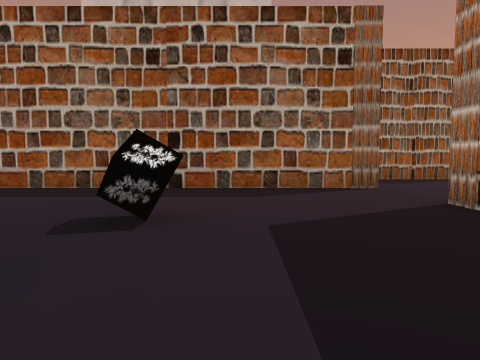
View 1 (above)

18 first-person views from a walk through a scene from a Unity 3-D project. The camera is 1.2 m above the floor, tilts 4° down and sees 70° across. The floor is counted in squares, 2 m on a side. Each view is taken from the middle of a square. On the plan, view 1 faces up. The plan holds only what a view shows up to about 10 squares ahead; the rest is blank. The place goes on beyond the plan. The player is left out. Some surface patterns are stand-ins.

View 2
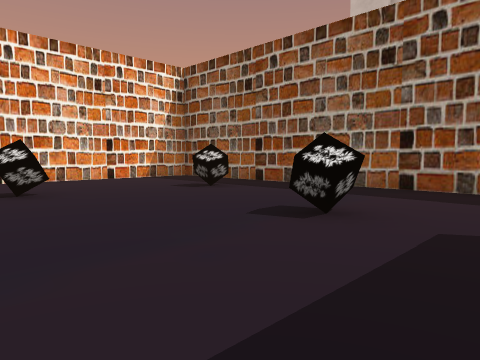

View 3
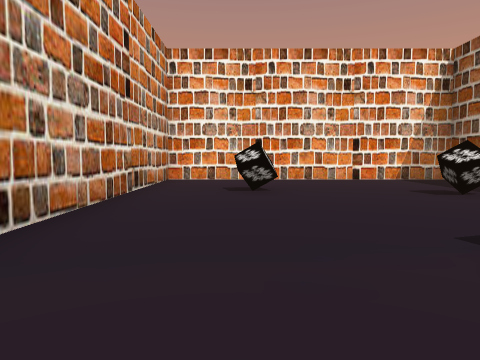

View 4
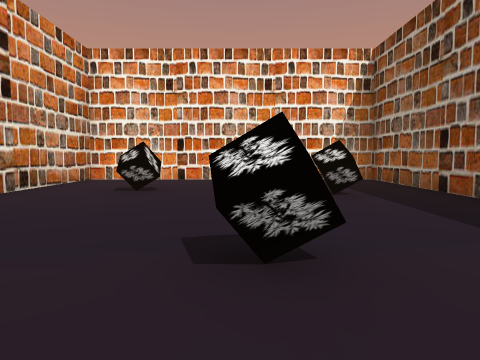

View 5
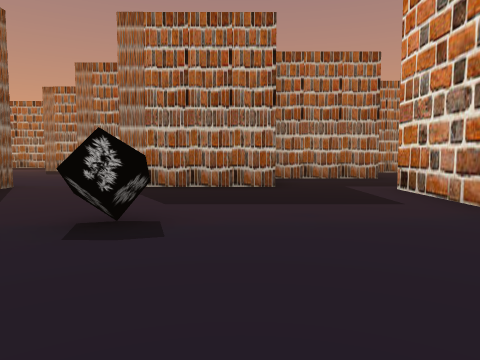

View 6
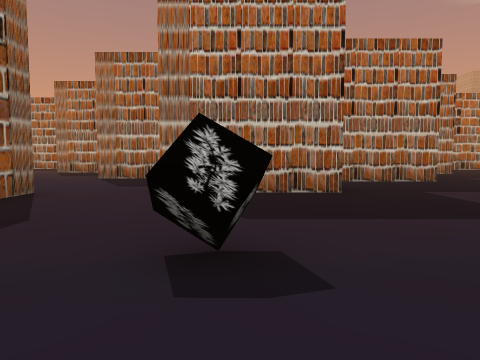

View 7
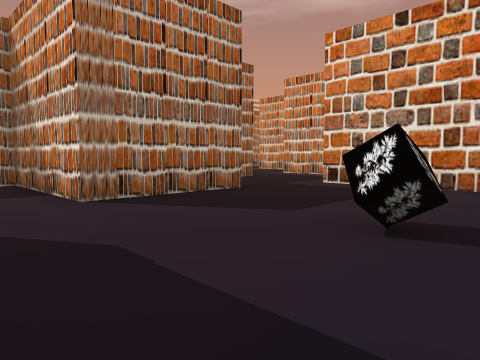

View 8
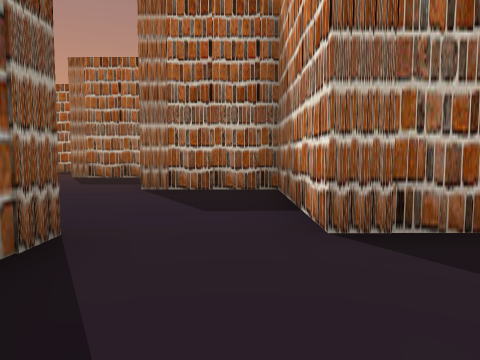

View 9
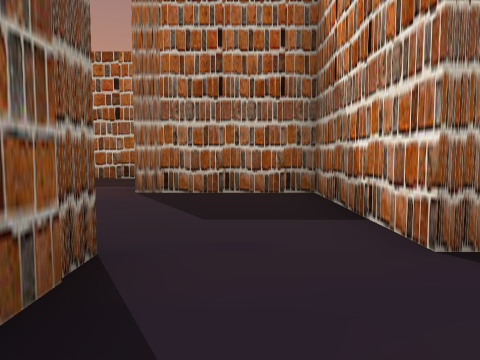

View 10
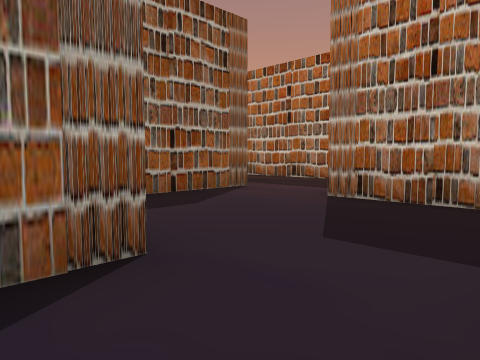

View 11
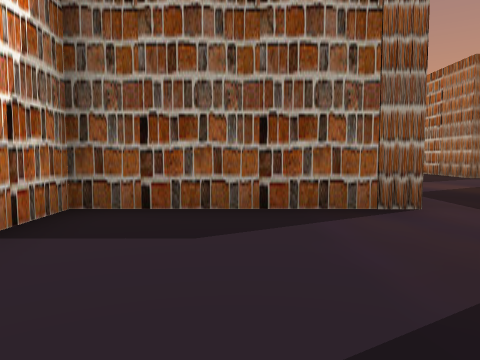

View 12
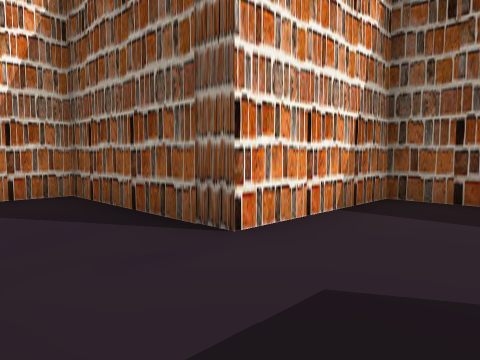

View 13
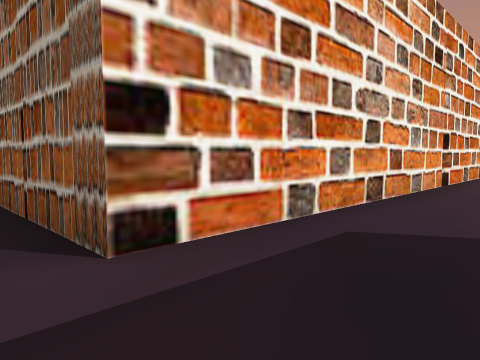

View 14
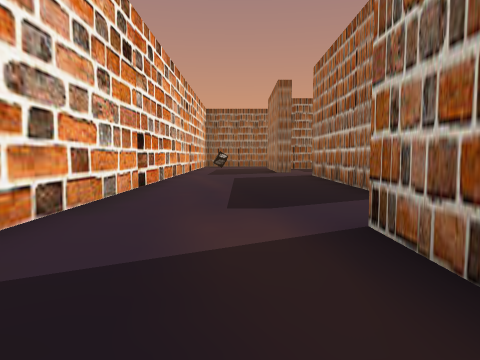

View 15
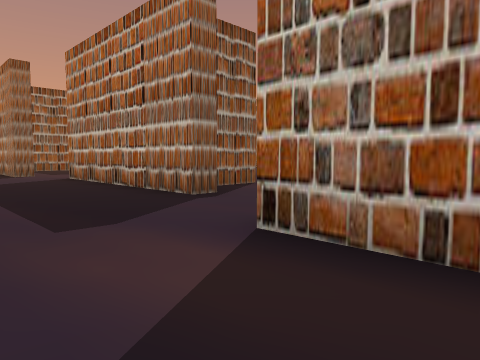

View 16
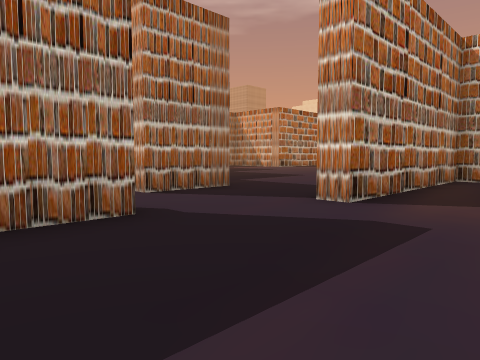

View 17
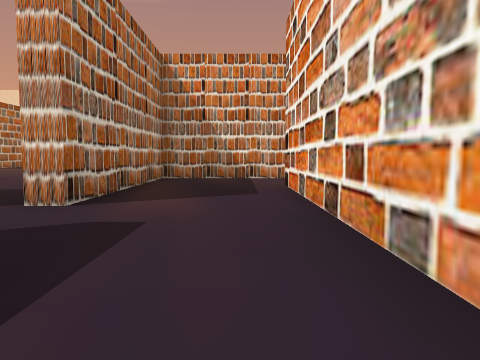

View 18
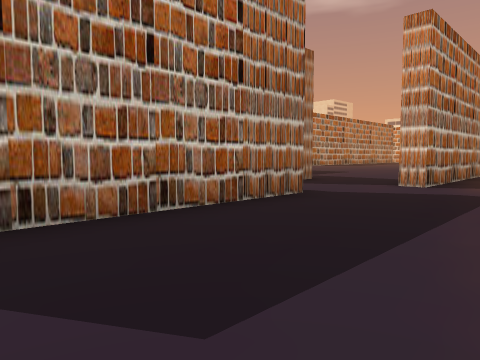

### Floor plan
Points are (right, up) in squares from view 1. A wall is a line through its corners. A room is listed if a view was taken in it or the views show most of it. See-through windows are left out.
Room 1 (views 1, 2, 3, 4, 5, 6, 7, 8, 9, 10)
walls: (2.6, 1.2) (2.6, 4.3) (6.1, 4.3) (6.1, 6.8); (2.6, 6.4) (-7.8, 6.4) (-7.8, -0.8) (2.2, -0.8); (5.1, -1.8) (5.1, 1.1); (6.1, 8.8) (2.6, 8.8) (2.6, 7.9)
ways out: opening at (6, 7.5) to room 2; opening at (3.5, -1)
objects: other object (-5, 1); other object (-4, 4) to (-4, 5); other object (-1, 3)
Room 2 (views 11, 12)
walls: (6.1, 6.8) (9.6, 6.8) (9.6, 9.7) (10.6, 9.7); (10.1, 11.8) (6.1, 11.8) (6.1, 8.8)
ways out: opening at (6, 7.5) to room 1; opening at (10, 10.5) to room 3
Room 3 (views 13, 14, 15, 16, 17, 18)
walls: (14.8, 17.3) (14.2, 17.3) (14.2, 22.5); (16.5, 18.2) (15.5, 18.2); (16, 14.1) (16, 16.1) (16.5, 16.1); (10.1, 22) (10.1, 11.8); (10.6, 9.7) (13.1, 9.7) (13.1, 14.9) (13.6, 14.9)
ways out: opening at (10, 10.5) to room 2; opening at (14.5, 14)

Positions as (right, up) in squares from view 1, and headings:
1: (0, 0), facing up
2: (1, 0), facing up-left
3: (1, 1), facing left
4: (1, 3), facing left
5: (-4, 2), facing right
6: (-3, 3), facing right
7: (-2, 6), facing down-right
8: (0, 5), facing right
9: (4, 8), facing right
10: (5, 7), facing up-right
11: (8, 8), facing up
12: (8, 7), facing up-left
13: (12, 11), facing up-left
14: (12, 12), facing up
15: (11, 13), facing up-right
16: (11, 19), facing down-right
17: (11, 19), facing down
18: (11, 22), facing down-right
